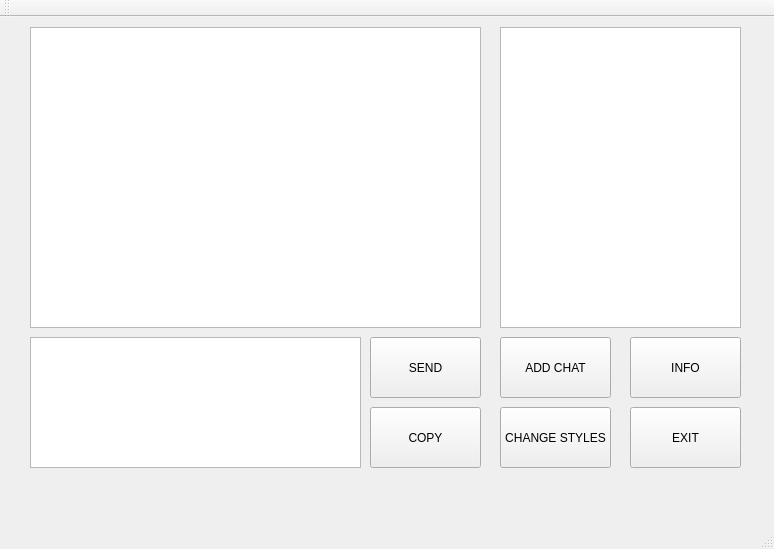
<?xml version="1.0" encoding="UTF-8"?>
<ui version="4.0">
 <class>MainWindow</class>
 <widget class="QMainWindow" name="MainWindow">
  <property name="geometry">
   <rect>
    <x>0</x>
    <y>0</y>
    <width>774</width>
    <height>549</height>
   </rect>
  </property>
  <property name="windowTitle">
   <string>MainWindow</string>
  </property>
  <widget class="QWidget" name="centralWidget">
   <widget class="QTextEdit" name="textEdit">
    <property name="geometry">
     <rect>
      <x>30</x>
      <y>320</y>
      <width>331</width>
      <height>131</height>
     </rect>
    </property>
   </widget>
   <widget class="QPushButton" name="sendButton">
    <property name="geometry">
     <rect>
      <x>370</x>
      <y>320</y>
      <width>111</width>
      <height>61</height>
     </rect>
    </property>
    <property name="text">
     <string>SEND</string>
    </property>
   </widget>
   <widget class="QPushButton" name="copyButton">
    <property name="geometry">
     <rect>
      <x>370</x>
      <y>390</y>
      <width>111</width>
      <height>61</height>
     </rect>
    </property>
    <property name="text">
     <string>COPY</string>
    </property>
   </widget>
   <widget class="QPushButton" name="addUserButton">
    <property name="geometry">
     <rect>
      <x>500</x>
      <y>320</y>
      <width>111</width>
      <height>61</height>
     </rect>
    </property>
    <property name="text">
     <string>ADD CHAT</string>
    </property>
   </widget>
   <widget class="QPushButton" name="infoButton">
    <property name="geometry">
     <rect>
      <x>630</x>
      <y>320</y>
      <width>111</width>
      <height>61</height>
     </rect>
    </property>
    <property name="text">
     <string>INFO</string>
    </property>
   </widget>
   <widget class="QPushButton" name="changeStyleButton">
    <property name="geometry">
     <rect>
      <x>500</x>
      <y>390</y>
      <width>111</width>
      <height>61</height>
     </rect>
    </property>
    <property name="text">
     <string>CHANGE STYLES</string>
    </property>
   </widget>
   <widget class="QPushButton" name="exitButton">
    <property name="geometry">
     <rect>
      <x>630</x>
      <y>390</y>
      <width>111</width>
      <height>61</height>
     </rect>
    </property>
    <property name="text">
     <string>EXIT</string>
    </property>
   </widget>
   <widget class="QListWidget" name="listWidget">
    <property name="geometry">
     <rect>
      <x>30</x>
      <y>10</y>
      <width>451</width>
      <height>301</height>
     </rect>
    </property>
   </widget>
   <widget class="QListWidget" name="listWidget_2">
    <property name="geometry">
     <rect>
      <x>500</x>
      <y>10</y>
      <width>241</width>
      <height>301</height>
     </rect>
    </property>
   </widget>
  </widget>
  <widget class="QMenuBar" name="menuBar">
   <property name="geometry">
    <rect>
     <x>0</x>
     <y>0</y>
     <width>774</width>
     <height>25</height>
    </rect>
   </property>
  </widget>
  <widget class="QToolBar" name="mainToolBar">
   <attribute name="toolBarArea">
    <enum>TopToolBarArea</enum>
   </attribute>
   <attribute name="toolBarBreak">
    <bool>false</bool>
   </attribute>
  </widget>
  <widget class="QStatusBar" name="statusBar"/>
 </widget>
 <layoutdefault spacing="6" margin="11"/>
 <resources/>
 <connections/>
</ui>
